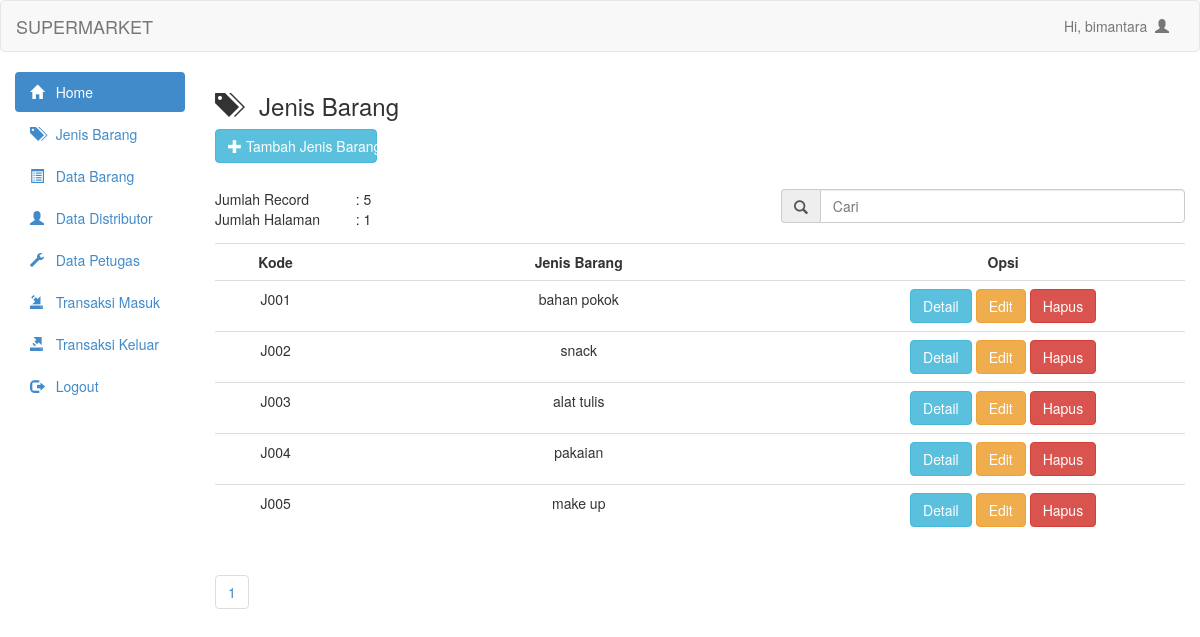
The app's page /admin/jenis_data.php (signed in) with its own data.
### tables this page shows
CREATE TABLE `tbljenis` (
  `kode_jenis` varchar(10) NOT NULL,
  `jenis` varchar(100) NOT NULL
);

### admin/jenis_data.php (the view, shortened to what this page needs)
<?php
    include "header.php";
    $jenis = mysqli_query($connect, "SELECT * from tbljenis order by kode_jenis asc");
?>
<!DOCTYPE html>
<html lang="en">
<head>
</head>
<body>
    <h3><span class="glyphicon glyphicon-tags"></span> &nbsp Jenis Barang</h3>
    <button style="margin-bottom:20px" data-toggle="modal" data-target="#myModal" class="btn btn-info col-md-2"><span class="glyphicon glyphicon-plus"></span> Tambah Jenis Barang</button>
    <br/>
    <br/>
    <br/>
    <?php
        $per_hal = 10;
        $jumlah_record = mysqli_query($connect, "SELECT COUNT(*) from tbljenis");
        $jum = mysqli_fetch_array($jumlah_record, MYSQLI_NUM);
        $halaman = ceil($jum[0] / $per_hal);
        $page = (isset($_GET['page'])) ? (int) $_GET['page'] : 1;
        $start = ($page - 1) * $per_hal;
    ?>
    <table class="col-md-2">
            <tr>
                <td>Jumlah Record</td>
                <td><?php echo ": ".$jum[0]; ?></td>
            </tr>
            <tr>
                <td>Jumlah Halaman</td>
                <td><?php echo ": ".$halaman; ?></td>
            </tr>
    </table>
    <form action="jenis_search.php" method="get">
        <div class="input-group col-md-5 col-md-offset-7">
            <span class="input-group-addon" id="basic-addon1"><span class="glyphicon glyphicon-search"></span></span>
            <input type="text" class="form-control" placeholder="Cari" aria-describedby="basic-addon1"
                name="cari">
        </div>
    </form>
    <br />
    <table class="table table-hover">
        <tr>
            <th class="col-md-1"><center>Kode</th>
            <th class="col-md-4"><center>Jenis Barang</th>
            <th class="col-md-3"><center>Opsi</th>
        </tr>
        <?php
            if (isset($_GET['cari'])) {
                $cari = mysqli_real_escape_string($connect, $_GET['cari']);
                $jenis = mysqli_query($connect, "select * from tbljenis where jenis like '%$cari%'");
            }
            else {
                $jenis = mysqli_query($connect, "select * from tbljenis limit $start, $per_hal");
            }
            while ($data_jenis = mysqli_fetch_array($jenis)) {
        ?>
        <tr>
            <td><center><?php echo $data_jenis['kode_jenis']?></td>
            <td><center><?php echo $data_jenis['jenis'] ?></td>
            <td><center>
                <a href="jenis_detail.php?kode_jenis=<?php echo $data_jenis['kode_jenis']; ?>" class="btn btn-info">Detail</a>
                <a href="jenis_update.php?kode_jenis=<?php echo $data_jenis['kode_jenis']; ?>" class="btn btn-warning">Edit</a>
                <a onclick="if(confirm('Apakah anda yakin ingin menghapus data <?php echo $data_jenis['kode_jenis']; ?>??')){ location.href='jenis_delete.php?kode_jenis=<?php echo $data_jenis['kode_jenis']; ?>' }" class="btn btn-danger">Hapus</a>
            </td>
        </tr>
        <?php
        }
        ?>
    </table>
    <ul class="pagination">
        <?php
        for ($x = 1; $x <= $halaman; $x++) {
            ?>
        <li><a href="?page=<?php echo $x ?>"><?php echo $x ?></a></li>
        <?php
        }
        ?>
    </ul>
</body>
</html>

### records on screen
tbljenis: kode_jenis "J001", jenis "bahan pokok"
tbljenis: kode_jenis "J002", jenis "snack"
tbljenis: kode_jenis "J003", jenis "alat tulis"
tbljenis: kode_jenis "J004", jenis "pakaian"
tbljenis: kode_jenis "J005", jenis "make up"

### other values on screen
$_SESSION['user'] "bimantara"
$jum[0] "5"
$halaman "1"
